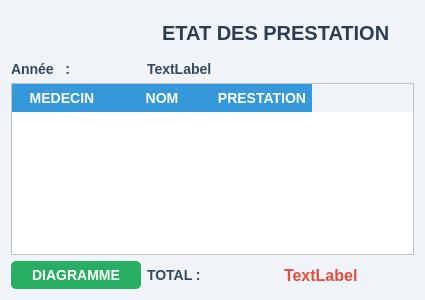
<?xml version="1.0" encoding="UTF-8"?>
<ui version="4.0">
 <class>etatdeprestation</class>
 <widget class="QWidget" name="etatdeprestation">
  <property name="geometry">
   <rect>
    <x>0</x>
    <y>0</y>
    <width>425</width>
    <height>300</height>
   </rect>
  </property>
  <property name="windowTitle">
   <string>Form</string>
  </property>
  <property name="styleSheet">
   <string notr="true">/* Fenêtre principale */
QWidget {
    background-color: #f0f4f8;
    font-family: 'Segoe UI', sans-serif;
    font-size: 14px;
    color: #333;
}

/* Titre */
QLabel#titrelabel {
    font-size: 20px;
    font-weight: bold;
    color: #2c3e50;
    padding: 10px;
}

/* Labels */
QLabel {
    font-weight: 500;
    color: #34495e;
}

/* Table */
QTableWidget {
    background-color: #ffffff;
    border: 1px solid #bdc3c7;
    gridline-color: #dfe6e9;
    font-size: 13px;
    alternate-background-color: #ecf0f1;
}

QHeaderView::section {
    background-color: #3498db;
    color: white;
    padding: 4px;
    border: none;
    font-weight: bold;
}

/* Bouton &quot;Diagramme&quot; */
QPushButton {
    background-color: #27ae60;
    color: white;
    border-radius: 5px;
    padding: 6px 12px;
    font-weight: bold;
}

QPushButton:hover {
    background-color: #2ecc71;
}

/* Label &quot;TOTAL :&quot; */
QLabel#totalpre {
    font-size: 16px;
    font-weight: bold;
    color: #e74c3c;
}

/* TextLabel dynamiques */
QLabel#dynamicLabel {
    font-style: italic;
    color: #7f8c8d;
}
</string>
  </property>
  <layout class="QGridLayout" name="gridLayout_2">
   <item row="0" column="0">
    <layout class="QGridLayout" name="gridLayout">
     <item row="1" column="0">
      <widget class="QLabel" name="label_2">
       <property name="text">
        <string>Année   : </string>
       </property>
      </widget>
     </item>
     <item row="2" column="0" colspan="3">
      <widget class="QTableWidget" name="affichelistprestmedecin">
       <column>
        <property name="text">
         <string>MEDECIN</string>
        </property>
       </column>
       <column>
        <property name="text">
         <string>NOM</string>
        </property>
       </column>
       <column>
        <property name="text">
         <string>PRESTATION</string>
        </property>
       </column>
      </widget>
     </item>
     <item row="3" column="1">
      <widget class="QLabel" name="label_4">
       <property name="text">
        <string>TOTAL :</string>
       </property>
      </widget>
     </item>
     <item row="3" column="2">
      <widget class="QLabel" name="totalpre">
       <property name="text">
        <string>TextLabel</string>
       </property>
      </widget>
     </item>
     <item row="1" column="1" colspan="2">
      <widget class="QLabel" name="anneepre">
       <property name="text">
        <string>TextLabel</string>
       </property>
      </widget>
     </item>
     <item row="0" column="1" colspan="2">
      <widget class="QLabel" name="titrelabel">
       <property name="autoFillBackground">
        <bool>false</bool>
       </property>
       <property name="text">
        <string>ETAT DES PRESTATION</string>
       </property>
       <property name="scaledContents">
        <bool>false</bool>
       </property>
      </widget>
     </item>
     <item row="3" column="0">
      <widget class="QPushButton" name="pushButton">
       <property name="text">
        <string>DIAGRAMME</string>
       </property>
      </widget>
     </item>
    </layout>
   </item>
  </layout>
 </widget>
 <resources/>
 <connections/>
</ui>
